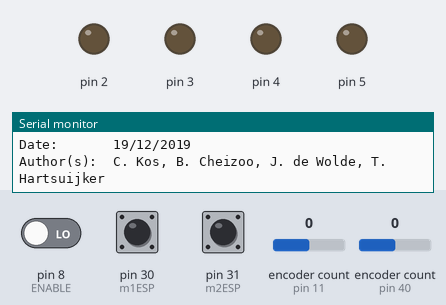
This sketch was run on a simulated Arduino Mega 2560, built with avr-gcc and run on an emulated ATmega2560. Shown: output pins drawn as LEDs (lit = HIGH), the last lines printed to the serial monitor. Inputs (shaded band) come from the test bench; at power-on: pin 8 (ENABLE) LOW, encoder count (sensors on pin 40, pin 11) 0, pin 30 (m1ESP) HIGH, pin 31 (m2ESP) HIGH. Random numbers use the default seed unless the sketch sets one.

Above: at 1.3 s.
1.4 s: pin 8 (ENABLE) driven HIGH
At 2.9 s:
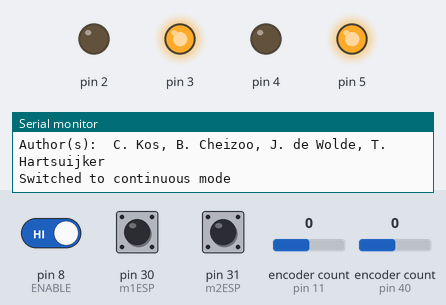
4.0 s: encoder count (sensor on pin 40) set to 4
7.0 s: pin 30 (m1ESP) pulled LOW for 1 s
At 7.85 s:
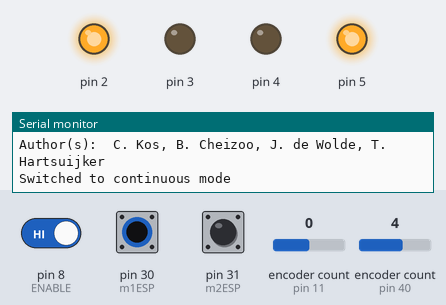
10.0 s: pin 31 (m2ESP) pulled LOW for 3.2 s
At 12.95 s:
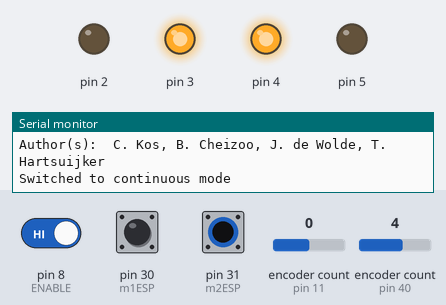
14.7 s: pin 8 (ENABLE) driven LOW
17.7 s: pin 30 (m1ESP) pulled LOW for 3.2 s
At 18.45 s:
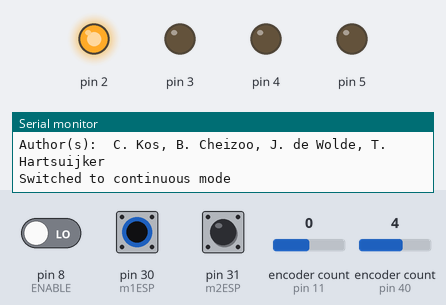
Timing chart, 0 to 22.5 s (numbered marks = the images above; inputs shaded):
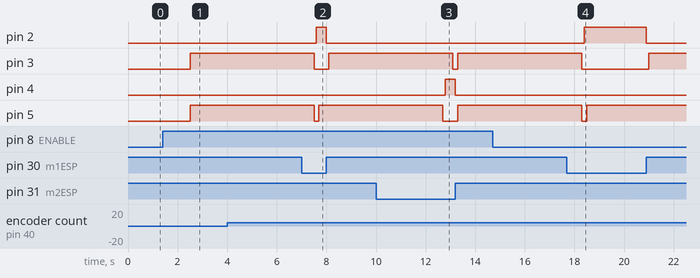

Measured:
- after the input at 1.4 s, pin 3, pin 5: LOW → HIGH after 1.1 s
- after the input at 4.0 s, every drawn part: stays the same
- after the input at 7.0 s, pin 2: LOW → HIGH after 0.60 s, → LOW 0.40 s later
- after the input at 10.0 s, pin 4: LOW → HIGH after 2.8 s, → LOW 0.40 s later
- after the input at 14.7 s, every drawn part: stays the same
- after the input at 17.7 s, pin 2: LOW → HIGH after 0.70 s, → LOW 2.5 s later

The sketch:

DynaTable_IDE_v11.ino
```cpp
#include <Servo.h>
#include <math.h>
//#include <stdio.h>
//#include <stdlib.h>
#include <Encoder.h>

/*
 * DynaTable Arduino Program
 * Version 7
 * C. Kos, B. Cheizoo, J. de Wolde, T. Hartsuijker
 */

/*
 * Endstop wiring
 *
 * Low to ground
 * Mid to nothing, maybe ground for completeness' sake
 * High to input pin
 */

// Declaration of structures

struct motorDC {
  String mname;
  float mmptick;
  int cRE, limit, currentState, rREPrev, add, p1, p2, ESP, calCount, range, limitPrev;
  unsigned long halt, Ttarget;
  bool ESI, goBack, doPulse, switchFlag; // switchFlag true when switching from continuous to pulse mode
};

struct motorSV {
  float limit;
  int currentState;
  bool doPulse, switchFlag;
};

// Declaration of pins

const int ENABLE = 8; // Enable pin (button)

const int randPin = A0; // used for seed generation

const int ROTENCXA = 11; // Rotary encoder pins
const int ROTENCXB = 12;
const int ROTENCYA = 40;
const int ROTENCYB = 23;

const int m1p1 = 2;
const int m1p2 = 3;

const int m2p1 = 4;
const int m2p2 = 5;

const int m1ESP = 30;
const int m2ESP = 31;

// Initialization of constants

const int TpressLong = 1000; // duration button must be pressed to switch mode
const int TpressInter = 500; // cool-down between given pulses
const int TpressShort = 50; // minimal duration button must be pressed to be counted as a pulse
const int caseDelay = 100; // delay between switching cases
const int switchDelay = 1000; // delay after switching from continuous mode
const int targetTimeOut = 5000; // duration after which a motor is assumed stuck and everything is turned off

//const int range1 = 36; // maximum range (mm) (twice the amplitude) | full reach
const int range1 = 24; // maximum range (mm) (twice the amplitude) | safe to leave unattended (doesn't touch bridge edge)
const int range2 = 48; // maximum range (mm) (twice the amplitude)

const int maxMoves = 5; // Number of moves before forced calibration

const float Tservo = 500; // Servo time in ms (min. 450 ms)

const float m1ticks = (57.1-10.1)/1779; // mm/tick
const float m2ticks = (52.9-15)/3078; // mm/tick

/*
const int SV3 = ?;
const int SV4 = ?;
*/

// Initialization of variables used in the main functions and the FSM

bool mode = false; // continuous mode if true, pulse mode if false
bool enable = false; // one button to rule them all
bool enablePrev = false; // used for falling edge in pulse mode
bool changed = false;
bool enableTimer = false;
bool globalError = false; // if this is true (motor is stuck), everything is turned off until reset

unsigned long Tenable;
unsigned long Tpulse;
unsigned long Tswitch;

int rREX;
int rREY;

// Initialization of motor structures

motorDC m1 = {"m1", m1ticks, 0, 0, 0, 0, 0, m1p1, m1p2, m1ESP, maxMoves, range1, 2, 0, 0, false, false, false, false};
motorDC m2 = {"m2", m2ticks, 0, 0, 0, 0, 0, m2p1, m2p2, m2ESP, maxMoves, range2, 2, 0, 0, false, false, false, false};

motorSV m3 = {90, 0, false, false};

// Initialization rotary encoder
Encoder rotEncX(ROTENCXA, ROTENCXB);
Encoder rotEncY(ROTENCYA, ROTENCYB);

void setup() {
  Serial.begin(9600);
  Serial.println("Title:      DynaTable Arduino Program");
  Serial.println("Board:      Arduino Mega/Arduino Mega 2560");
  Serial.println("Version:    8");
  Serial.println("Date:       19/12/2019");
  Serial.println("Author(s):  C. Kos, B. Cheizoo, J. de Wolde, T. Hartsuijker");
  Serial.println();

  pinMode(ENABLE, INPUT);

  pinMode(m1ESP, INPUT);
  pinMode(m1ESP, INPUT_PULLUP);

  pinMode(m2ESP, INPUT);
  pinMode(m2ESP, INPUT_PULLUP);

  pinMode(m1.p1, OUTPUT); // IN2 / OUT2 + white
  pinMode(m1.p2, OUTPUT); // IN1 / OUT1 + red

  digitalWrite(m1.p1, LOW);
  digitalWrite(m1.p2, LOW);

  pinMode(m2.p1, OUTPUT);
  pinMode(m2.p2, OUTPUT);

  digitalWrite(m2.p1, LOW);
  digitalWrite(m2.p2, LOW);
/*
  sv3.attach(SV3);
  sv3.write(90);
*/
  randomSeed(analogRead(randPin));

}

void loop() {

  checkButton();

  m1 = stateMachineDC(m1);

  m2 = stateMachineDC(m2);

  updateREX();

  updateREY();

//  m3 = stateMachineSV(m3);

//  sv3.write(m3.limit);


}
```

FSM_DC.ino
```cpp
// The FSM used to determine the output of the DC motors

motorDC stateMachineDC(motorDC mTemp) {

  switch (mTemp.currentState) {

    case 0: // assign new target

    if (millis() >= mTemp.halt + caseDelay) {
      if (mode == true || (mode == false && mTemp.doPulse == true)) {
        if (mTemp.calCount >= maxMoves) {
          mTemp.currentState = 4;
          mTemp.calCount = 0;
          digitalWrite(mTemp.p1, HIGH);
        } else {
          mTemp.calCount += 1;
//          mTemp.limit = -mTemp.range / 2 / mTemp.mmptick; // used to test outer limit (opposite from endstops)
          mTemp.limit = random(-mTemp.range / 2 / mTemp.mmptick * 0.9, 1 + mTemp.range / 2 / mTemp.mmptick); // Note: only goes 95% of full range towards the endstop unless calibrating
          mTemp = path(mTemp);
        }
        mTemp.goBack = false;
        mTemp.doPulse = false;
      } else if (mTemp.switchFlag == true && millis() >= Tswitch + switchDelay - caseDelay && millis() >= Tswitch + 100) {
        mTemp.switchFlag = false;
        mTemp.currentState = 3;
        mTemp.calCount += 1;
      } else {
      }
      mTemp.Ttarget = millis();
    } else {
    }

    break;

    case 1: // move in positive direction

    if (mTemp.cRE >= mTemp.limit || mTemp.switchFlag == true) {
      digitalWrite(mTemp.p1, LOW);
      mTemp.halt = millis();
      if (mode == false && mTemp.goBack == false) {
        mTemp.currentState = 3;
      } else {
        mTemp.currentState = 0;
      }
    } else if (millis() >= mTemp.Ttarget + targetTimeOut) {
      digitalWrite(mTemp.p1, LOW);
      mTemp.calCount = maxMoves;
      mTemp.currentState = 0;
      mTemp.halt = millis();
    } else if (globalError == true) {
      mTemp.currentState = 5;
    } else {
    }

    break;

    case 2: // move in negative direction

    if (mTemp.cRE <= mTemp.limit || mTemp.switchFlag == true) {
      digitalWrite(mTemp.p2, LOW);
      mTemp.halt = millis();
      if (mode == false && mTemp.goBack == false) {
        mTemp.currentState = 3;
      } else {
        mTemp.currentState = 0;
      }
    } else if (millis() >= mTemp.Ttarget + targetTimeOut) {
      digitalWrite(mTemp.p2, LOW);
      mTemp.calCount = maxMoves;
      mTemp.currentState = 0;
      mTemp.halt = millis();
    } else if (globalError == true) {
      mTemp.currentState = 5;
    } else {
    }

    break;

    case 3: // wait and go back to 0

    if (millis() >= mTemp.halt + caseDelay) {
      mTemp.limit = 0;
      mTemp.goBack = true;
      mTemp = path(mTemp);
//      Serial.print(mTemp.mname);
//      Serial.println(" reached case 3");
    } else if (globalError == true) {
      mTemp.currentState = 5;
    } else {
    }

    break;

    case 4: // calibrate

    mTemp.ESI = digitalRead(mTemp.ESP);

    if (mTemp.ESI == true) {
      digitalWrite(mTemp.p1, LOW);
      mTemp.cRE = 1 + mTemp.range / 2 /mTemp.mmptick;
      mTemp.halt = millis();
      mTemp.ESI = false;
//      Serial.println("Calibrated");
      if (mode == false) {
        mTemp.currentState = 3;
      } else if (mode == true) {
        mTemp.currentState = 0;
      }
    } else if (mTemp.switchFlag == true) {
      digitalWrite(mTemp.p1, LOW);
      mTemp.halt = millis();
      mTemp.currentState = 0;
      mTemp.calCount = maxMoves;
    } else if (millis() >= mTemp.Ttarget + targetTimeOut) {
      globalError = true;
      Serial.println("Fatal error");
      mTemp.currentState = 5;
    } else if (globalError == true) {
      mTemp.currentState = 5;
    } else {
    }

    break;

    case 5: // global error, no way out, all motors turn off

    digitalWrite(mTemp.p1, LOW);
    digitalWrite(mTemp.p2, LOW);

    break;

  }

  return mTemp;

}
```

FSM_SV.ino
```cpp
// The FSM used to determine the output of the servo motors

motorSV stateMachineSV(motorSV mTemp) {

  switch (mTemp.currentState) {

    case 0:

    if (mode == true || (mode == false && mTemp.doPulse == true)) {
      do {

        mTemp.limit = random(62, 112);

      } while (mTemp.limit == 90); // GEEN WHILE LOOPS!!!!!!!!!!!!!!!!!!!!!!!!!!!!!!!!!!!!!!!!!!!!!!!!!!!!!!!!!!!!

      mTemp.currentState = 1;

    } else {
      mTemp.currentState = 0;
      mTemp.limit = 90;
    }

    break;

    case 1:

    if (true) {
      mTemp.currentState = 2;
      mTemp.limit = 90;
    } else {
      mTemp.currentState = 1;
      mTemp.limit = mTemp.limit;
    }

    break;

    case 2:

    if (true) {
      mTemp.currentState = 0;
      mTemp.limit = 90;
    } else {
      mTemp.currentState = 2;
      mTemp.limit = mTemp.limit;
    }

    break;

  }

  return mTemp;

}
```

Functions.ino
```cpp
// Functions used in the main code and the FSM's

motorDC path(motorDC mTempP) {

  if (mTempP.limit > mTempP.cRE) {
    mTempP.add = 1;
    mTempP.currentState = 1;
    digitalWrite(mTempP.p1, HIGH);
  } else if (mTempP.limit < mTempP.cRE) {
    mTempP.add = -1;
    mTempP.currentState = 2;
    digitalWrite(mTempP.p2, HIGH);
  } else {
    mTempP.currentState = 0;
  }

  return mTempP;

}

void checkButton() {

  if (enablePrev != enable) {
    enablePrev = enable;
//    Serial.println(enable);
  }

  enable = digitalRead(ENABLE);

  if (enable == true && changed == false) {
    if (enableTimer == false) {
      Tenable = millis();
      enableTimer = true;
    }
    if (millis() >= Tenable + TpressLong) {
      if (mode == true) {
        Serial.println("Switched to pulse mode");
        mode = false;
        m1.switchFlag = true;
        m2.switchFlag = true;
//        m3.switchFlag = true; // NEEDS TO BE FIXED LATER - DON'T FORGET (can't be enabled before properly switched to false in corresponding code)
        Tswitch = millis();
      } else if (mode == false) {
        Serial.println("Switched to continuous mode");
        mode = true;
      } else{
      }
      changed = true;
      enableTimer = false;
    }
  } else if (enable == false && changed == true) {
    changed = false;
    enableTimer = false;
  } else if (enable == false && changed == false && mode == false && enablePrev == true && millis() >= Tpulse + TpressInter && millis() >= Tenable + TpressShort && m1.switchFlag == false && m2.switchFlag == false && m3.switchFlag == false) {
    Serial.println("Pulse given");
    m1.doPulse = true;
    m2.doPulse = true;
    m3.doPulse = true;
    Tpulse = millis();
  } else {
    enableTimer = false;
  }
}

void updateREX() {
  rREX = rotEncX.read();
  if (rREX != m1.rREPrev) {
//    Serial.println(rREX);
    m1.rREPrev = rREX;
    m1.cRE += m1.add;
  }
}

void updateREY() {
  rREY = rotEncY.read();
  if (rREY != m2.rREPrev) {
//    Serial.println(rREY);
    m2.rREPrev = rREY;
    m2.cRE += m2.add;
  }
}
```
